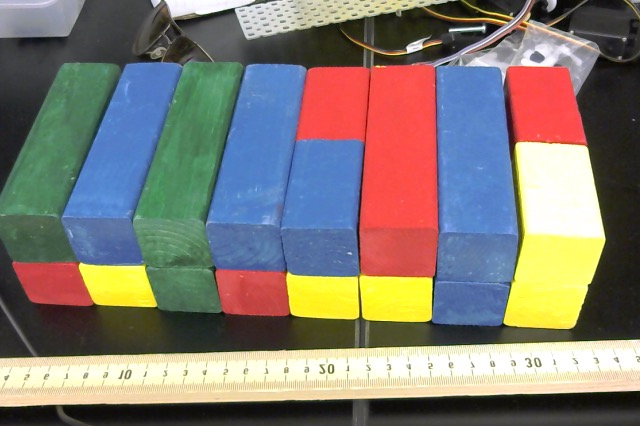
#> input picture utils/block_pics/pic_1.jpg, 640 x 426 px
$ python -i BlockDetection.py   (imports and definitions only)   (Python 2 division)   (older library calls are emulated)
#> lines starting #> are read from the running program, lines starting #| are printed output that depends on the picture
#!/usr/bin/env python
import logging
import ColorPoint
import numpy as np
from datetime import datetime
import cv2

logger = logging.getLogger(__name__)

class BlockDetection:
    def __init__(self):
        logger.debug("Block Detection Initializing")

    # Loads the frame from camera for the right side of the loader
    # [28 lines left out: functions grabRightFrame, grabLeftFrame, not called in this run]

    # Loads the frame from file for the right side of the loader
    def loadRightFrame(self,filename):
#> called with filename = '../../utils/block_pics/pic_1.jpg'
        image = cv2.imread(filename)
#> image is the input picture: shape (426, 640, 3); mean B, G, R 114, 122.2, 129.1
        rows,cols = image.shape[:2]
#> rows = 426; cols = 640
        M = cv2.getRotationMatrix2D((cols/2,rows/2),-18,1)
        self.right_frame = cv2.warpAffine(image,M,(cols,rows))
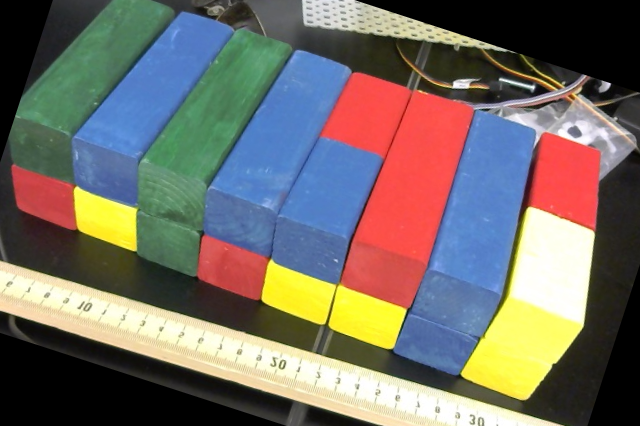
#> self.right_frame: shape (426, 640, 3); mean B, G, R 101.3, 108.8, 115.3
        self.right_hsv, self.right_gray, self.right_laplacian= self.processFrame(self.right_frame)

    # Loads the frame from file for the left side of the loader
    # [6 lines left out: function loadLeftFrame, not called in this run]

    # Processes the frame with horizontal edge detection
    def processFrame(self,image):
        hsv = cv2.cvtColor(image,cv2.COLOR_BGR2HSV)
#> hsv: shape (426, 640, 3); mean H, S, V 52, 90.7, 141.7
        gray = cv2.cvtColor(image,cv2.COLOR_BGR2GRAY)
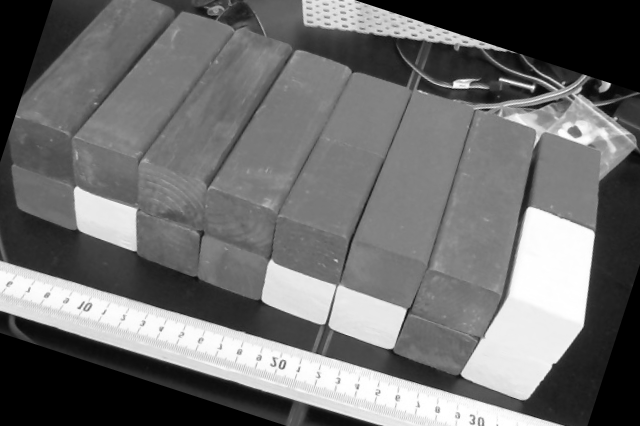
#> gray: shape (426, 640); min 0, max 255, mean 109.9

        #Grabs the horizontal edges
        sobely = cv2.Sobel(gray,cv2.CV_64F,0,1,ksize=3)
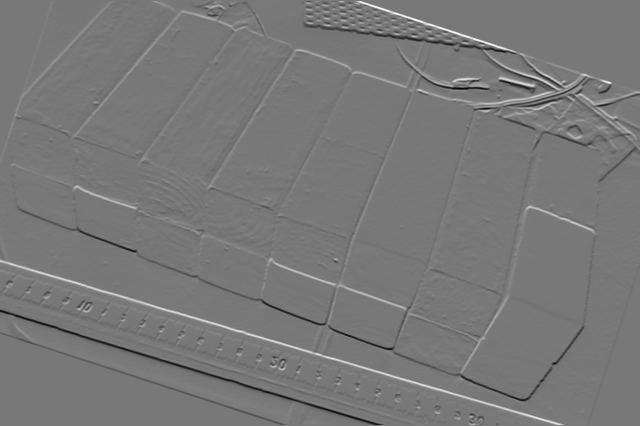
#> sobely: shape (426, 640) float64; min -802, max 894, mean 0.5; drawn with min black and max white
        sobely = np.absolute(sobely)
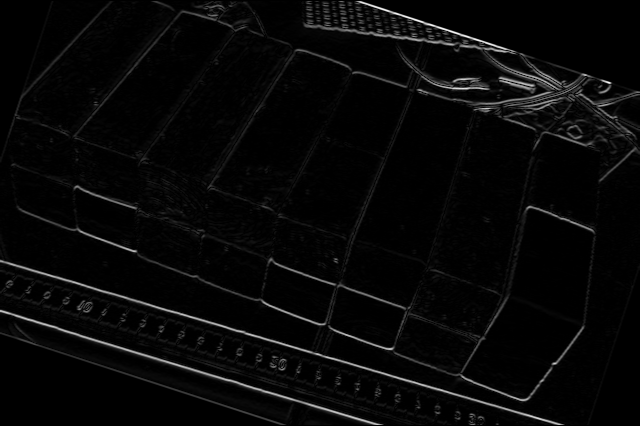
#> sobely: shape (426, 640) float64; min 0, max 894, mean 27.4; drawn with min black and max white
        sobely = np.uint8(sobely)
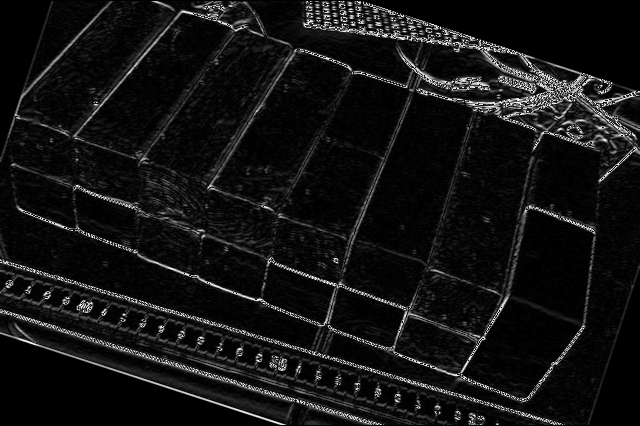
#> sobely: shape (426, 640); min 0, max 255, mean 19
        ret, sobely = cv2.threshold(sobely,40,255,cv2.THRESH_BINARY_INV)
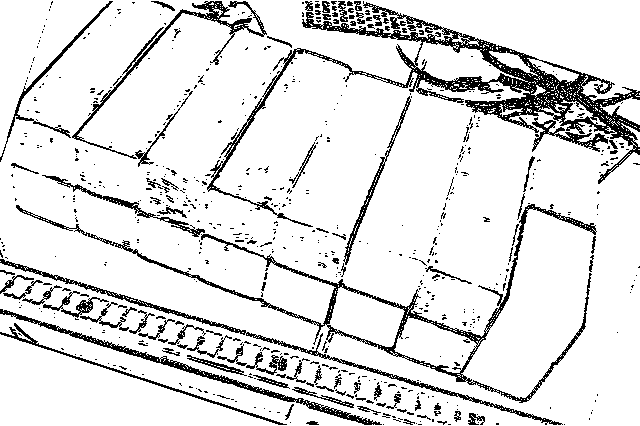
#> sobely: shape (426, 640); 87.9% white; black in thin lines or dots
        return hsv, gray, sobely

    # Add mouse callback so that image will have mouse and color information displayed
    # [251 lines left out: functions displayData, right_mouseEvent, left_mouseEvent, checkHalfBlock, markPoint, getBlocks, not called in this run]

>>> result = BlockDetection().loadRightFrame('../../utils/block_pics/pic_1.jpg')

$ run again, on utils/block_pics/pic_2.jpg
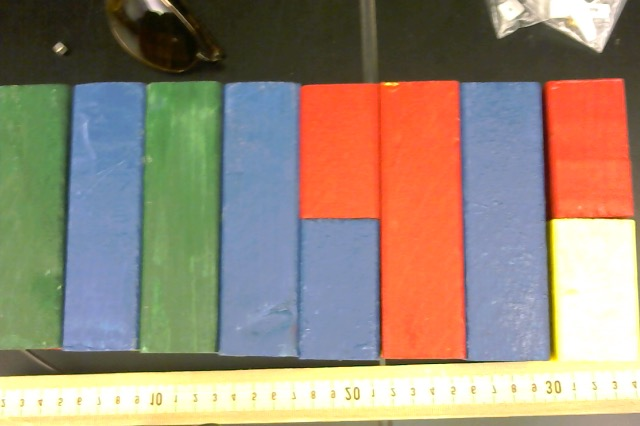
#> input picture utils/block_pics/pic_2.jpg, 640 x 426 px
#> in loadRightFrame, image is the input picture: shape (426, 640, 3); mean B, G, R 119.4, 137.5, 152.6
#> hsv: shape (426, 640, 3); mean H, S, V 47.5, 91.2, 155.2
#> in processFrame, `gray = cv2.cvtColor(image,cv2.COLOR_BGR2GRAY)`:
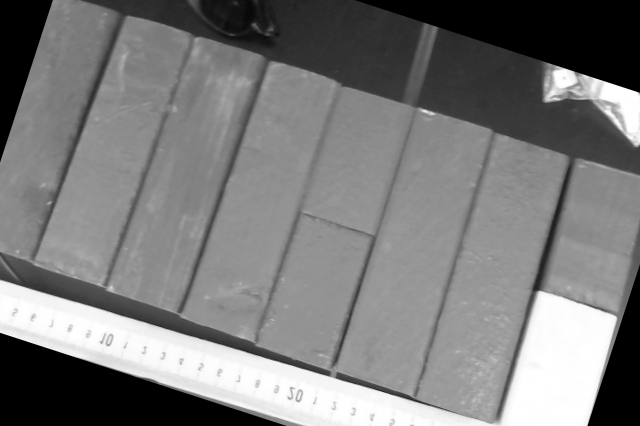
#> gray: shape (426, 640); min 0, max 255, mean 122.4
#> in processFrame, `ret, sobely = cv2.threshold(sobely,40,255,cv2.THRESH_BINARY_INV)`:
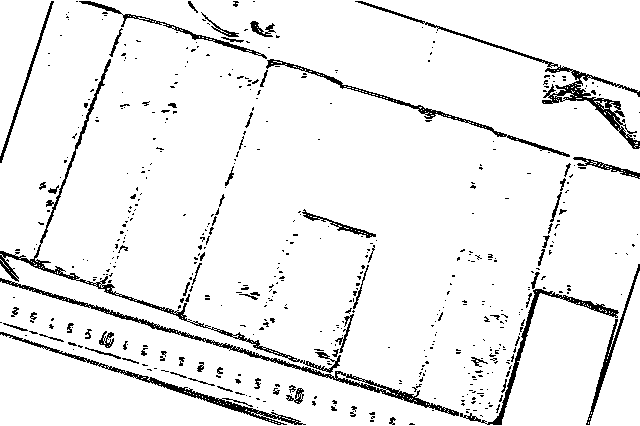
#> sobely: shape (426, 640); 93.5% white; black in thin lines or dots

$ run again, on utils/block_pics/pic_3.jpg
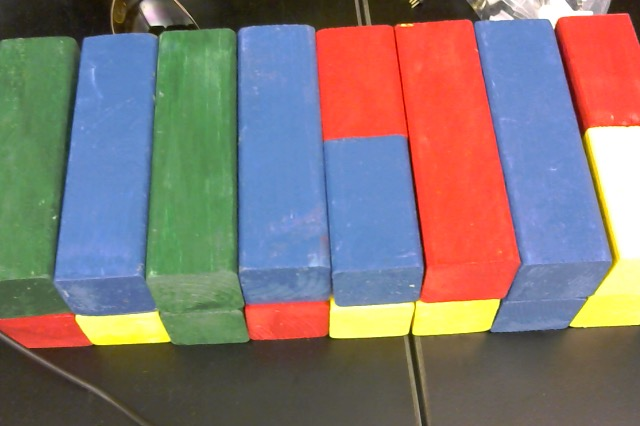
#> input picture utils/block_pics/pic_3.jpg, 640 x 426 px
#> in loadRightFrame, image is the input picture: shape (426, 640, 3); mean B, G, R 115.8, 118.6, 131.5
#> hsv: shape (426, 640, 3); mean H, S, V 51.3, 101.4, 153.9
#> in processFrame, `gray = cv2.cvtColor(image,cv2.COLOR_BGR2GRAY)`:
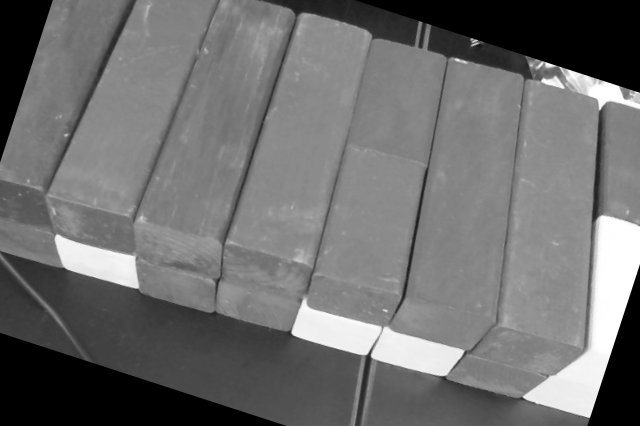
#> gray: shape (426, 640); min 0, max 255, mean 110.6
#> in processFrame, `ret, sobely = cv2.threshold(sobely,40,255,cv2.THRESH_BINARY_INV)`:
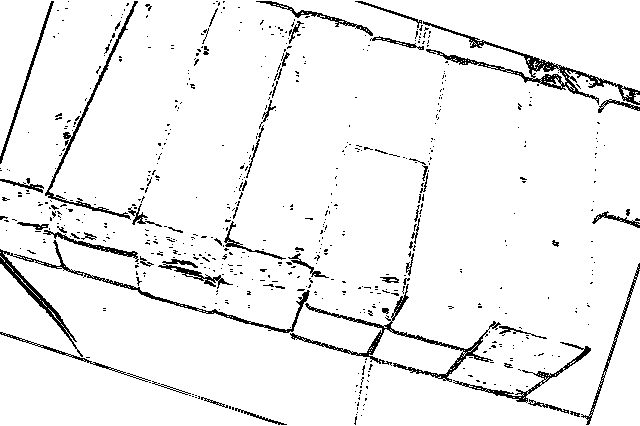
#> sobely: shape (426, 640); 94.3% white; black in thin lines or dots

$ run again, on utils/block_pics/pic_4.jpg
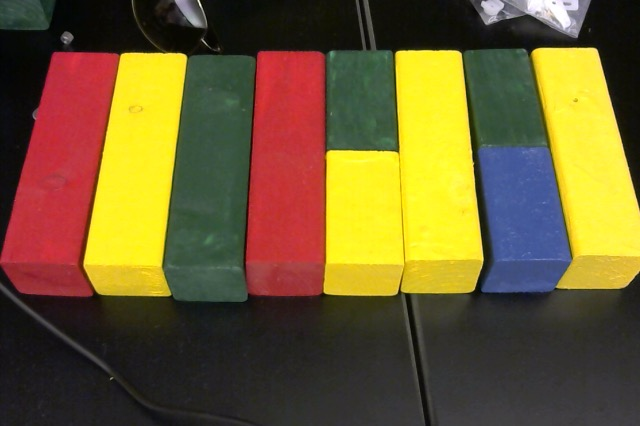
#> input picture utils/block_pics/pic_4.jpg, 640 x 426 px
#> in loadRightFrame, image is the input picture: shape (426, 640, 3); mean B, G, R 47.1, 92.8, 111.6
#> hsv: shape (426, 640, 3); mean H, S, V 55.2, 110.2, 112.8
#> in processFrame, `gray = cv2.cvtColor(image,cv2.COLOR_BGR2GRAY)`:
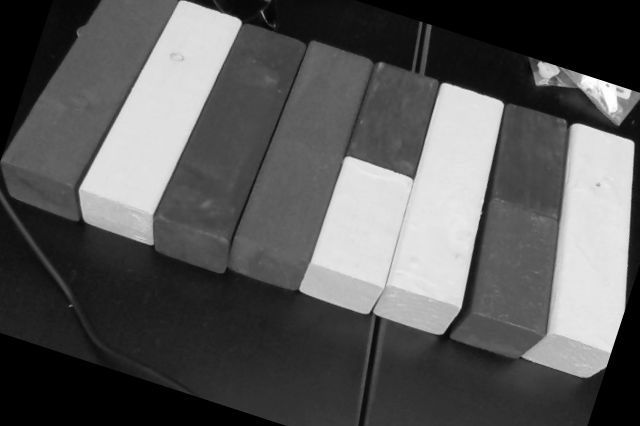
#> gray: shape (426, 640); min 0, max 255, mean 88.5
#> in processFrame, `ret, sobely = cv2.threshold(sobely,40,255,cv2.THRESH_BINARY_INV)`:
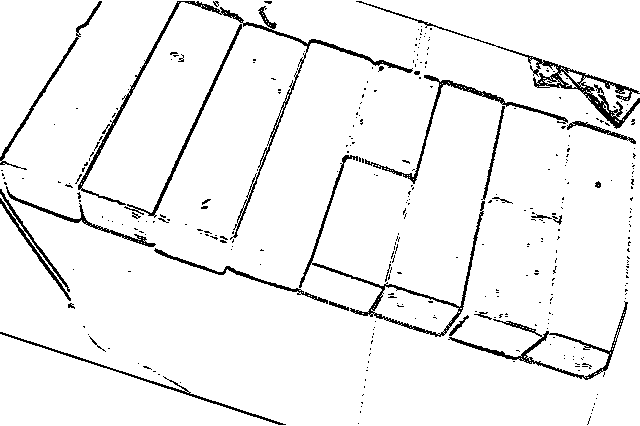
#> sobely: shape (426, 640); 94.5% white; black in thin lines or dots
